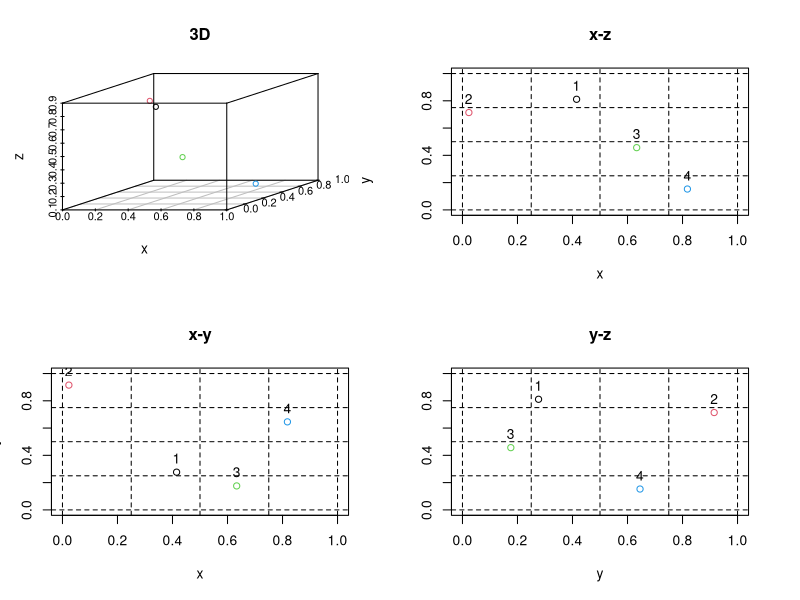
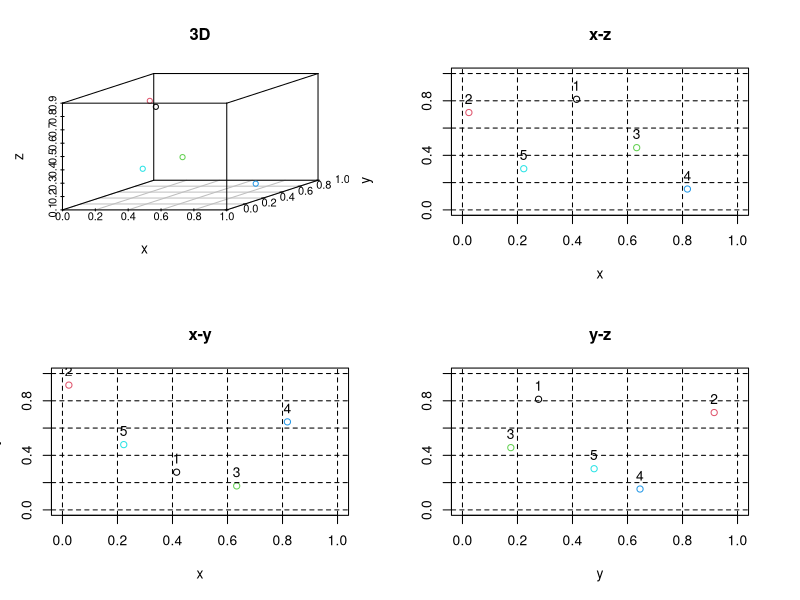

Recreate these plots in R, in order.
library(lhs)
library(scatterplot3d)
#randomLHS(n,k):建立拉丁方格設計(LHD)抽樣,n=樣本大小,k=變數(factor)個數or維度
set.seed(109225004)
b <- randomLHS(n=4,k = 3,preserveDraw = T) #3維拉丁方格取4點
layout(matrix(c(1,2,3,4),2,2))
scatterplot3d(b,color = 1:4,xlab = "x",ylab = "y",zlab = "z",main="3D")
plot(b[,c(1,2)],ylim=c(0,1),xlim=c(0,1),xlab = "x",ylab="y",col = 1:4,main = "x-y")
abline(h=seq(0,1,0.25),v=seq(0,1,0.25),lty=2)
text(b[,1],b[,2]+0.1,c(1:4))
plot(b[,c(1,3)],ylim=c(0,1),xlim=c(0,1),xlab = "x",ylab="z",col = 1:4,main = "x-z")
abline(h=seq(0,1,0.25),v=seq(0,1,0.25),lty=2)
text(b[,1],b[,3]+0.1,c(1:4))
plot(b[,c(2,3)],ylim=c(0,1),xlim=c(0,1),xlab = "y",ylab="z",col = 1:4,main = "y-z")
abline(h=seq(0,1,0.25),v=seq(0,1,0.25),lty=2)
text(b[,2],b[,3]+0.1,c(1:4))
#augmentLHS(lhs,m):在現有的LHD(利用randomLHS生成)以符合拉丁方格屬性方式添加新的樣本點,m:新增樣本數
set.seed(109225004)
c <- augmentLHS(b,1) #新增1樣本點
layout(matrix(c(1,2,3,4),2,2))
scatterplot3d(c,color = 1:nrow(c),xlab = "x",ylab = "y",zlab = "z",main="3D")
plot(c[,c(1,2)],ylim=c(0,1),xlim=c(0,1),xlab = "x",ylab="y",col = 1:nrow(c),main = "x-y")
abline(h=seq(0,1,0.2),v=seq(0,1,0.2),lty=2)
text(c[,1],c[,2]+0.1,c(1:nrow(c)))
plot(c[,c(1,3)],ylim=c(0,1),xlim=c(0,1),xlab = "x",ylab="z",col = 1:nrow(c),main = "x-z")
abline(h=seq(0,1,0.2),v=seq(0,1,0.2),lty=2)
text(c[,1],c[,3]+0.1,c(1:nrow(c)))
plot(c[,c(2,3)],ylim=c(0,1),xlim=c(0,1),xlab = "y",ylab="z",col = 1:nrow(c),main = "y-z")
abline(h=seq(0,1,0.2),v=seq(0,1,0.2),lty=2)
text(c[,2],c[,3]+0.1,c(1:nrow(c)))
#create_oalhs(n,k,bChooseLargerDesign,bverbose):OA&LHD結合
#bChooseLargerDesign:是否選擇比n,k大的OA
set.seed(109225004)
d <- create_oalhs(9, 4, TRUE, F)
#geneticLHS(n=10,k=2,pop=100,gen=4,pMut=0.1,criterium="S",verbose)="F"):LHD&Genetic Algorithm結合.
set.seed(109225004)
e <- geneticLHS(4, 3, 50, 5, .25)
#improvedLHS(n,k,dup=1):Improved Latin Hypercube Sample
set.seed(109225004)
f <- improvedLHS(4, 3, 2)
#maximinLHS(n,k,method="build",dup=1,eps=0.05,maxIter=100,optimize.on="grid",debug=F):Maximin Latin Hypercube Sample
#method:build,iterative
#optimize.on:grid,
set.seed(109225004)
g <- maximinLHS(4, 3, dup=2)
#oa_to_oalhs(n,k,oa):Latin hypercube from an orthogonal array
set.seed(109225004)
oa <- createBose(3, 4, TRUE)
h <- oa_to_oalhs(9, 4, oa) #(9,4)與oa的維度相同
#optAugmentLHS(lhs,m=1,mult=2):Optimal Augmented Latin Hypercube Sample
set.seed(109225004)
i <- optAugmentLHS(b, 2, 3)
#optimumLHS(n=10,k=2,maxSweeps=2,eps=0.1,verbose=F):Optimum Latin Hypercube Sample
set.seed(109225004)
j <- optimumLHS(4, 3, 5, .05)
#optSeededLHS(seed,m=0,maxSweeps=2,eps=0.1,verbose=FALSE):Optimum Seeded Latin Hypercube Sample
set.seed(109225004)
k <- optSeededLHS(b, 2, 2, .1)

#正交陣列(orthgonal array)性質:每行中不同數字出現次數相同,每兩行數字一定會有全部組合。即每個factor的level與另一個factor的level必有完全組合
#OA(n,k,q,t):n列,k行,q個symbol,t強度(任t行具完全組合)。對k具有限制
#createAddelKemp(q,ncol,bRandom):以Addelman-Kempthorne algorithm建立OA(a*q^2,k,q,2)
#q:level數,最好是奇數&質數,ncol:factor
set.seed(109225004)
OA1 <- createAddelKemp(3,3) #18列
#createAddelKemp3(q,ncol,bRandom):建立OA(2*q^3,k,q,2)
set.seed(109225004)
OA2 <- createAddelKemp3(3,3) #54列
#createAddelKempN(q,ncol,exponent,bRandom):建立OA(2*q^n,k,q,2)
set.seed(109225004)
OA3 <- createAddelKempN(3,3,4) #162列
#createBose(q,ncol,bRandom):以Bose algorithm建立OA(q^2,k,q,2)
set.seed(109225004)
OA4 <- createBose(3,3) #9列
#createBoseBush(q,ncol,bRandom):以Bose-Bush algorithm建立OA(2*q^2,k,q,2),q為2的次方數
set.seed(109225004)
OA5 <- createBoseBush(4,3) #32列
#createBoseBushl(q,ncol,lambda,bRandom):Bose-Bush algorithm with alternate strength>=3,OA(lambda*q^2,k,q,2)
set.seed(109225004)
OA6 <- createBoseBushl(3, 3, 3, TRUE)
#createBush(q,ncol,bRandom):Bush algorithm.OA(q^3,k,q,3)
set.seed(109225004)
OA7 <- createBush(3,3)
#createBusht(q,ncol,strength,bRandom):Bush algorithm.OA(q^t,k,q,t),t>=3
set.seed(109225004)
OA8 <- createBusht(5, 4, 4)

#runifint(n,min_int,max_int):與sample(seq(min_int,max_int),n,replace=T)相同,從離散均勻分配抽n個點
set.seed(109225004)
runifint(10,0,10) #7 4 8 8 7 1 5 2 4 1
set.seed(109225004)
sample(1:10,10,replace = T) #4 9 9 3 9 7 5 8 2 5
